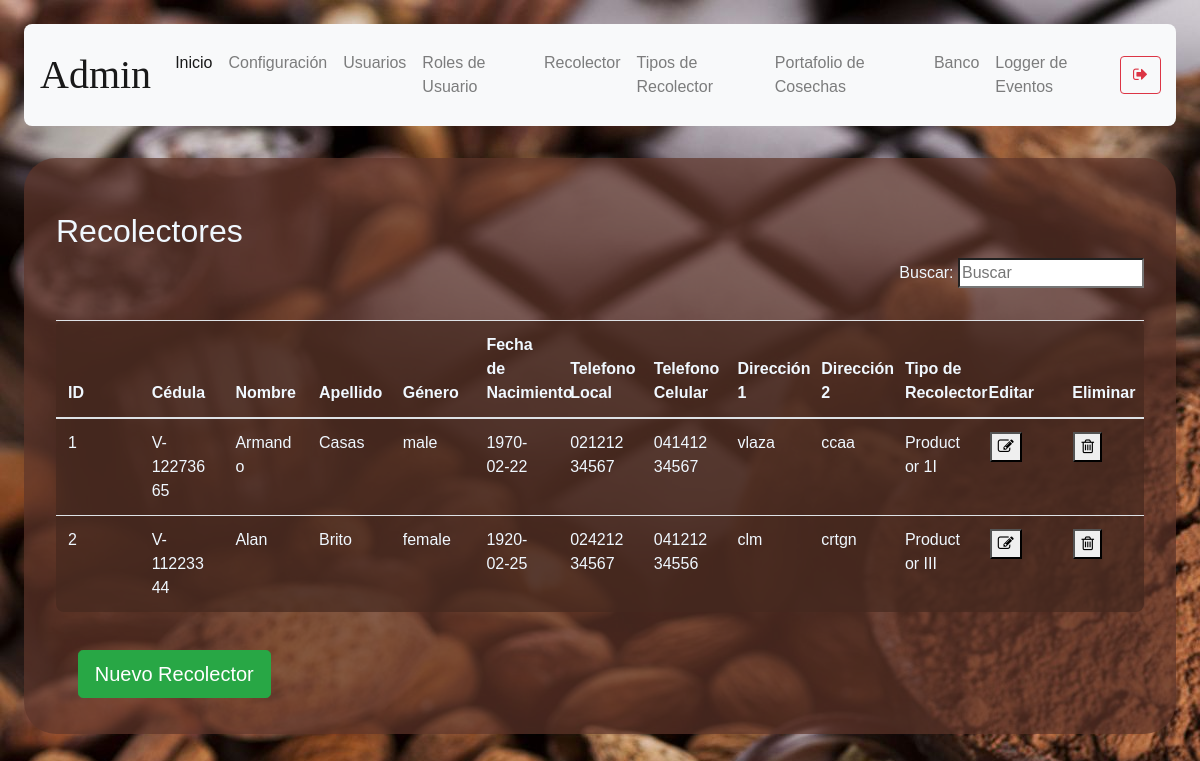
Before: /productor-data (signed in) with the older database file.
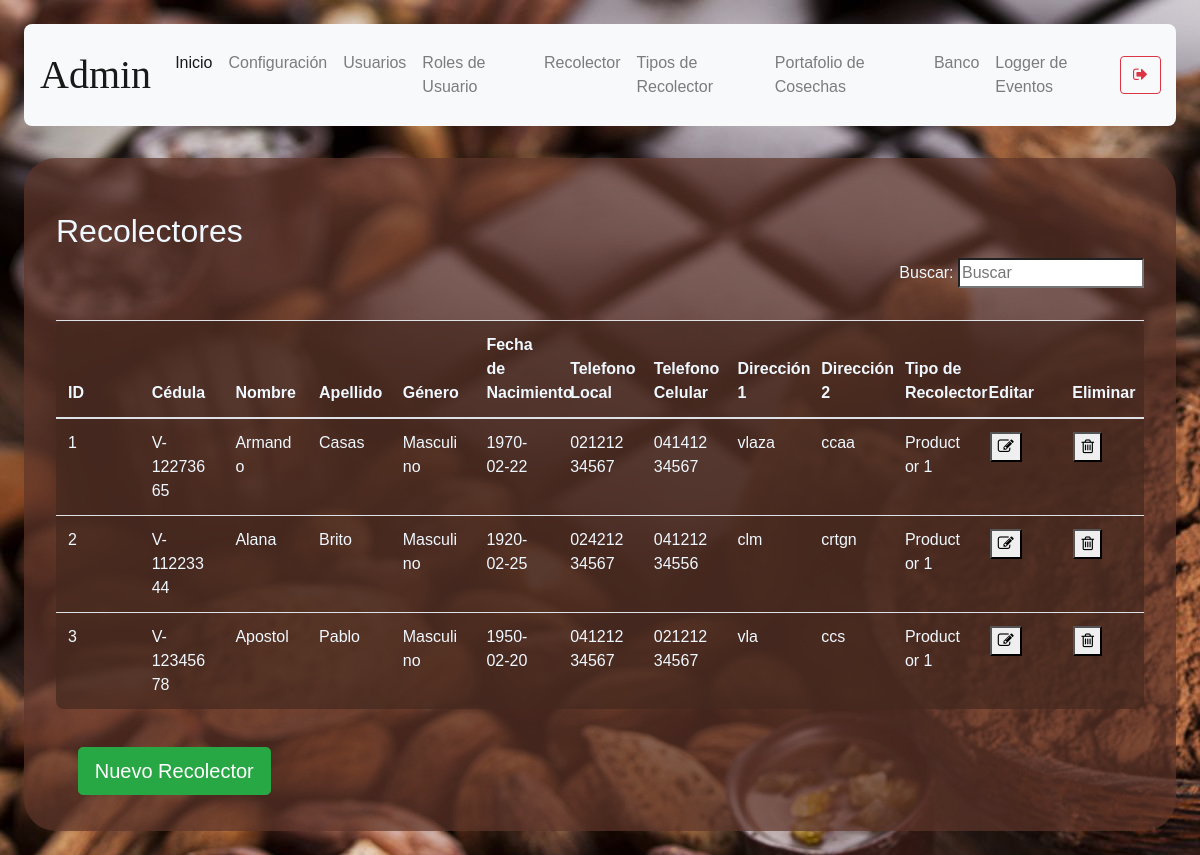
After: the same page with the newer database file.
### models/productor.py (models this page shows, shortened)
class Productor(db.Model) :
    __tablename__ = "productor"
    id = db.Column(db.Integer, primary_key = True)
    cedula = db.Column(db.String(100), nullable = False, unique=True)
    name = db.Column(db.String(100), nullable = False)
    last_name = db.Column(db.String(100), nullable = False)
    gender = db.Column(db.String(10), nullable = False)
    date_of_birth = db.Column(db.String(10), nullable = False)
    local_phone = db.Column(db.String(20), nullable = True)
    movil_phone = db.Column(db.String(20), nullable = True)
    address_1 = db.Column(db.String(150), nullable = True)
    address_2 = db.Column(db.String(150), nullable = True)
    productor_type_id = db.Column(db.Integer, db.ForeignKey('productor_type.id'))

### models/productor_type.py (models this page shows, shortened)
class Productor_type(db.Model):
    __tablename__ = 'productor_type'
    id = db.Column(db.Integer, primary_key = True)
    description = db.Column(db.String(50), nullable = False)
    price_percentage = db.Column( db.Float, nullable = False )

### routes/productor.py (the view)
@productor_route.route('/productor-data')
def productor():
    if( not verify_permissions(session, User, allowed_rols) ):
        return redirect(url_for('auth.index'))
    productor_types = Productor_type.query.all()
    productors = Productor.query.all()
    if 'management-status' not in session:
        return render_template('productor-data.html', status="",\
            productor_types = productor_types, productors = productors)
    status = session['management-status']
    session.pop('management-status', None)
    return render_template('productor-data.html', status=status, \
            productor_types = productor_types, productors = productors)

### models/user.py (called while the page is built)
    def get_user_rol_by_username( self, username ):
        user_rol_id = User.query.filter_by(username = username).first().user_rol_id
        user_rol = User_rol.query.get(user_rol_id).description
        return user_rol

### utils/functions.py (called while the page is built)
def verify_permissions(session, User, allowed=['admin']):
    return 'username' in session and \
    ( allowed == 'all' or User.get_user_rol_by_username(User, session['username']) in allowed)

### templates/productor-data.html (shortened to what this page needs)
{% extends "base.html" %}
{% block content %}
<h2>Recolectores</h2>
<p align="right">
    Buscar: <input id ="search-bar" onkeyup="searchEngine()" type="search" name="busqueda" placeholder="Buscar">
</p>
    <table class="table content-table fixed-table">
        <thead>
            <th>ID</th>
            <th>Cédula</th>
            <th>Nombre</th>
            <th>Apellido</th>
            <th>Género</th>
            <th>Fecha de Nacimiento</th>
            <th>Telefono Local</th>
            <th>Telefono Celular </th>
            <th>Dirección 1</th>
            <th>Dirección 2</th>
            <th>Tipo de Recolector</th>
            <th>Editar</th>
            <th>Eliminar</th>
        </thead>
        <tbody id="table-body-data">
        {% for productor in productors %}
        <tr>
            <td>{{ productor.id }}</td>
            <td>{{ productor.cedula }}</td>
            <td>{{ productor.name }}</td>
            <td>{{ productor.last_name }}</td>
            <td>{{ productor.gender }}</td>
            <td>{{ productor.date_of_birth }}</td>
            <td>{{ productor.local_phone }}</td>
            <td>{{ productor.movil_phone }}</td>
            <td>{{ productor.address_1 }}</td>
            <td>{{ productor.address_2 }}</td>
            {% for type in productor_types %}
            {% if type.id == productor.productor_type_id %}
            <td>{{ type.description }} </td>
            {% endif %}
            {% endfor %}
            <td><button onclick="window.location.href=`/productor-data/edit-productor/{{ productor.id }}`"><i class="fa fa-pencil-square-o" aria-hidden="true"></i></button></td>
            <td><button onclick='deleteConfirm( {{productor.id}}, "Productor" )'><i class="fa fa-trash-o" aria-hidden="true"></i></button></td>
        </tr>
        {% endfor %}
        </tbody>
    </table>
    <button type="submit" onclick="showForm()" class="btn btn-success btn-lg mb-1">Nuevo Recolector</button>
{% endblock %}

Changed rows visible on the page:
changed Productor "Armando": gender "male" → "Masculino"
changed Productor_type: description "Productor 1I" → "Productor 1"
changed Productor "Brito": loses Productor_type (description "Productor III"); name "Alan" → "Alana"; gender "female" → "Masculino"; gains Productor_type (description "Productor 1")
added Productor: id "3", cedula "V-12345678", name "Apostol", last_name "Pablo", gender "Masculino", date_of_birth "1950-02-20", local_phone "04121234567", movil_phone "02121234567", address_1 "vla", address_2 "ccs", Productor_type (description "Productor 1")
